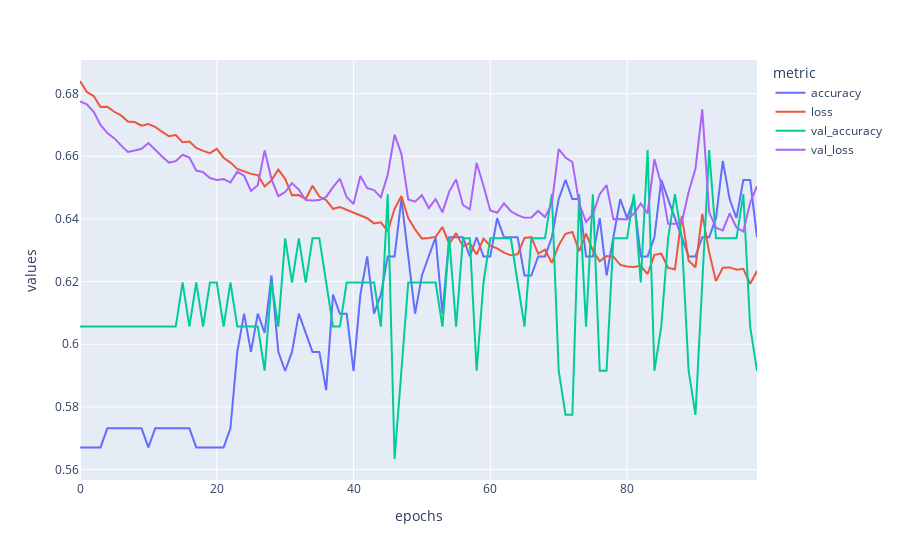

The cell this chart's notebook holds for it:
### Code cell
ico_training.train_network(loss='binary_crossentropy', 
                      optimizer='adam',
                      metrics=['accuracy'] ,
                      epochs=100,
                      verbose=0, 
                      batch_size=32,
                      callback=earlystop)

ico_training.plot_training()

### Figure 1 — Plotly figure (JSON) as saved in the notebook; plotly's stock layout.template omitted (floating-point values rounded to 4 significant figures)
{"data": [{"hovertemplate": "<b>%{hovertext}</b><br><br>metric=accuracy<br>epochs=%{x}<br>values=%{y}<extra></extra>", "hovertext": ["accuracy", "accuracy", "accuracy", "accuracy", "accuracy", "accuracy", "accuracy", "accuracy", "accuracy", "accuracy", "accuracy", "accuracy", "accuracy", "accuracy", "accuracy", "accuracy", "accuracy", "accuracy", "accuracy", "accuracy", "accuracy", "accuracy", "accuracy", "accuracy", "accuracy", "accuracy", "accuracy", "accuracy", "accuracy", "accuracy", "accuracy", "accuracy", "accuracy", "accuracy", "accuracy", "accuracy", "accuracy", "accuracy", "accuracy", "accuracy", "accuracy", "accuracy", "accuracy", "accuracy", "accuracy", "accuracy", "accuracy", "accuracy", "accuracy", "accuracy", "accuracy", "accuracy", "accuracy", "accuracy", "accuracy", "accuracy", "accuracy", "accuracy", "accuracy", "accuracy", "accuracy", "accuracy", "accuracy", "accuracy", "accuracy", "accuracy", "accuracy", "accuracy", "accuracy", "accuracy", "accuracy", "accuracy", "accuracy", "accuracy", "accuracy", "accuracy", "accuracy", "accuracy", "accuracy", "accuracy", "accuracy", "accuracy", "accuracy", "accuracy", "accuracy", "accuracy", "accuracy", "accuracy", "accuracy", "accuracy", "accuracy", "accuracy", "accuracy", "accuracy", "accuracy", "accuracy", "accuracy", "accuracy", "accuracy", "accuracy"], "legendgroup": "accuracy", "line": {"color": "#636efa", "dash": "solid"}, "mode": "lines", "name": "accuracy", "orientation": "v", "showlegend": true, "type": "scatter", "x": [0, 1, 2, 3, 4, 5, 6, 7, 8, 9, 10, 11, 12, 13, 14, 15, 16, 17, 18, 19, 20, 21, 22, 23, 24, 25, 26, 27, 28, 29, 30, 31, 32, 33, 34, 35, 36, 37, 38, 39, 40, 41, 42, 43, 44, 45, 46, 47, 48, 49, 50, 51, 52, 53, 54, 55, 56, 57, 58, 59, 60, 61, 62, 63, 64, 65, 66, 67, 68, 69, 70, 71, 72, 73, 74, 75, 76, 77, 78, 79, 80, 81, 82, 83, 84, 85, 86, 87, 88, 89, 90, 91, 92, 93, 94, 95, 96, 97, 98, 99], "xaxis": "x", "y": [0.5671, 0.5671, 0.5671, 0.5671, 0.5732, 0.5732, 0.5732, 0.5732, 0.5732, 0.5732, 0.5671, 0.5732, 0.5732, 0.5732, 0.5732, 0.5732, 0.5732, 0.5671, 0.5671, 0.5671, 0.5671, 0.5671, 0.5732, 0.5976, 0.6098, 0.5976, 0.6098, 0.6037, 0.622, 0.5976, 0.5915, 0.5976, 0.6098, 0.6037, 0.5976, 0.5976, 0.5854, 0.6159, 0.6098, 0.6098, 0.5915, 0.6159, 0.628, 0.6098, 0.6159, 0.628, 0.628, 0.6463, 0.628, 0.6098, 0.622, 0.628, 0.6341, 0.6098, 0.6341, 0.6341, 0.6341, 0.628, 0.6341, 0.628, 0.628, 0.6402, 0.6341, 0.6341, 0.6341, 0.622, 0.622, 0.628, 0.628, 0.6341, 0.6463, 0.6524, 0.6463, 0.6463, 0.628, 0.628, 0.6402, 0.622, 0.6341, 0.6463, 0.6402, 0.6463, 0.628, 0.628, 0.6341, 0.6524, 0.6463, 0.6402, 0.6341, 0.628, 0.628, 0.6341, 0.6341, 0.6402, 0.6585, 0.6463, 0.6402, 0.6524, 0.6524, 0.6341], "yaxis": "y"}, {"hovertemplate": "<b>%{hovertext}</b><br><br>metric=loss<br>epochs=%{x}<br>values=%{y}<extra></extra>", "hovertext": ["loss", "loss", "loss", "loss", "loss", "loss", "loss", "loss", "loss", "loss", "loss", "loss", "loss", "loss", "loss", "loss", "loss", "loss", "loss", "loss", "loss", "loss", "loss", "loss", "loss", "loss", "loss", "loss", "loss", "loss", "loss", "loss", "loss", "loss", "loss", "loss", "loss", "loss", "loss", "loss", "loss", "loss", "loss", "loss", "loss", "loss", "loss", "loss", "loss", "loss", "loss", "loss", "loss", "loss", "loss", "loss", "loss", "loss", "loss", "loss", "loss", "loss", "loss", "loss", "loss", "loss", "loss", "loss", "loss", "loss", "loss", "loss", "loss", "loss", "loss", "loss", "loss", "loss", "loss", "loss", "loss", "loss", "loss", "loss", "loss", "loss", "loss", "loss", "loss", "loss", "loss", "loss", "loss", "loss", "loss", "loss", "loss", "loss", "loss", "loss"], "legendgroup": "loss", "line": {"color": "#EF553B", "dash": "solid"}, "mode": "lines", "name": "loss", "orientation": "v", "showlegend": true, "type": "scatter", "x": [0, 1, 2, 3, 4, 5, 6, 7, 8, 9, 10, 11, 12, 13, 14, 15, 16, 17, 18, 19, 20, 21, 22, 23, 24, 25, 26, 27, 28, 29, 30, 31, 32, 33, 34, 35, 36, 37, 38, 39, 40, 41, 42, 43, 44, 45, 46, 47, 48, 49, 50, 51, 52, 53, 54, 55, 56, 57, 58, 59, 60, 61, 62, 63, 64, 65, 66, 67, 68, 69, 70, 71, 72, 73, 74, 75, 76, 77, 78, 79, 80, 81, 82, 83, 84, 85, 86, 87, 88, 89, 90, 91, 92, 93, 94, 95, 96, 97, 98, 99], "xaxis": "x", "y": [0.684, 0.6805, 0.6792, 0.6758, 0.6758, 0.6742, 0.673, 0.6711, 0.6709, 0.6698, 0.6703, 0.6694, 0.6678, 0.6664, 0.6668, 0.6645, 0.6647, 0.6626, 0.6617, 0.661, 0.6624, 0.6595, 0.658, 0.656, 0.6552, 0.6544, 0.654, 0.6503, 0.6523, 0.6557, 0.6528, 0.6475, 0.6476, 0.6463, 0.6506, 0.6471, 0.646, 0.6432, 0.6438, 0.6429, 0.642, 0.641, 0.6402, 0.6386, 0.6389, 0.6361, 0.6432, 0.6473, 0.6403, 0.6367, 0.6337, 0.6339, 0.6343, 0.6374, 0.632, 0.6355, 0.6313, 0.6323, 0.6286, 0.6337, 0.6314, 0.6306, 0.6292, 0.6284, 0.6287, 0.6339, 0.6342, 0.6289, 0.6302, 0.626, 0.6316, 0.6353, 0.6358, 0.6297, 0.6353, 0.6299, 0.6265, 0.6281, 0.6279, 0.6253, 0.6248, 0.6247, 0.625, 0.6224, 0.6285, 0.6289, 0.6244, 0.6239, 0.641, 0.6267, 0.6246, 0.6416, 0.6294, 0.6202, 0.6244, 0.6245, 0.6238, 0.6241, 0.6193, 0.6234], "yaxis": "y"}, {"hovertemplate": "<b>%{hovertext}</b><br><br>metric=val_accuracy<br>epochs=%{x}<br>values=%{y}<extra></extra>", "hovertext": ["val_accuracy", "val_accuracy", "val_accuracy", "val_accuracy", "val_accuracy", "val_accuracy", "val_accuracy", "val_accuracy", "val_accuracy", "val_accuracy", "val_accuracy", "val_accuracy", "val_accuracy", "val_accuracy", "val_accuracy", "val_accuracy", "val_accuracy", "val_accuracy", "val_accuracy", "val_accuracy", "val_accuracy", "val_accuracy", "val_accuracy", "val_accuracy", "val_accuracy", "val_accuracy", "val_accuracy", "val_accuracy", "val_accuracy", "val_accuracy", "val_accuracy", "val_accuracy", "val_accuracy", "val_accuracy", "val_accuracy", "val_accuracy", "val_accuracy", "val_accuracy", "val_accuracy", "val_accuracy", "val_accuracy", "val_accuracy", "val_accuracy", "val_accuracy", "val_accuracy", "val_accuracy", "val_accuracy", "val_accuracy", "val_accuracy", "val_accuracy", "val_accuracy", "val_accuracy", "val_accuracy", "val_accuracy", "val_accuracy", "val_accuracy", "val_accuracy", "val_accuracy", "val_accuracy", "val_accuracy", "val_accuracy", "val_accuracy", "val_accuracy", "val_accuracy", "val_accuracy", "val_accuracy", "val_accuracy", "val_accuracy", "val_accuracy", "val_accuracy", "val_accuracy", "val_accuracy", "val_accuracy", "val_accuracy", "val_accuracy", "val_accuracy", "val_accuracy", "val_accuracy", "val_accuracy", "val_accuracy", "val_accuracy", "val_accuracy", "val_accuracy", "val_accuracy", "val_accuracy", "val_accuracy", "val_accuracy", "val_accuracy", "val_accuracy", "val_accuracy", "val_accuracy", "val_accuracy", "val_accuracy", "val_accuracy", "val_accuracy", "val_accuracy", "val_accuracy", "val_accuracy", "val_accuracy", "val_accuracy"], "legendgroup": "val_accuracy", "line": {"color": "#00cc96", "dash": "solid"}, "mode": "lines", "name": "val_accuracy", "orientation": "v", "showlegend": true, "type": "scatter", "x": [0, 1, 2, 3, 4, 5, 6, 7, 8, 9, 10, 11, 12, 13, 14, 15, 16, 17, 18, 19, 20, 21, 22, 23, 24, 25, 26, 27, 28, 29, 30, 31, 32, 33, 34, 35, 36, 37, 38, 39, 40, 41, 42, 43, 44, 45, 46, 47, 48, 49, 50, 51, 52, 53, 54, 55, 56, 57, 58, 59, 60, 61, 62, 63, 64, 65, 66, 67, 68, 69, 70, 71, 72, 73, 74, 75, 76, 77, 78, 79, 80, 81, 82, 83, 84, 85, 86, 87, 88, 89, 90, 91, 92, 93, 94, 95, 96, 97, 98, 99], "xaxis": "x", "y": [0.6056, 0.6056, 0.6056, 0.6056, 0.6056, 0.6056, 0.6056, 0.6056, 0.6056, 0.6056, 0.6056, 0.6056, 0.6056, 0.6056, 0.6056, 0.6197, 0.6056, 0.6197, 0.6056, 0.6197, 0.6197, 0.6056, 0.6197, 0.6056, 0.6056, 0.6056, 0.6056, 0.5915, 0.6197, 0.6056, 0.6338, 0.6197, 0.6338, 0.6197, 0.6338, 0.6338, 0.6197, 0.6056, 0.6056, 0.6197, 0.6197, 0.6197, 0.6197, 0.6197, 0.6056, 0.6479, 0.5634, 0.5915, 0.6197, 0.6197, 0.6197, 0.6197, 0.6197, 0.6056, 0.6338, 0.6056, 0.6338, 0.6338, 0.5915, 0.6197, 0.6338, 0.6338, 0.6338, 0.6338, 0.6197, 0.6056, 0.6338, 0.6338, 0.6338, 0.6479, 0.5915, 0.5775, 0.5775, 0.6479, 0.6056, 0.6479, 0.5915, 0.5915, 0.6338, 0.6338, 0.6338, 0.6479, 0.6197, 0.662, 0.5915, 0.6056, 0.6338, 0.6479, 0.6338, 0.5915, 0.5775, 0.6197, 0.662, 0.6338, 0.6338, 0.6338, 0.6338, 0.6479, 0.6056, 0.5915], "yaxis": "y"}, {"hovertemplate": "<b>%{hovertext}</b><br><br>metric=val_loss<br>epochs=%{x}<br>values=%{y}<extra></extra>", "hovertext": ["val_loss", "val_loss", "val_loss", "val_loss", "val_loss", "val_loss", "val_loss", "val_loss", "val_loss", "val_loss", "val_loss", "val_loss", "val_loss", "val_loss", "val_loss", "val_loss", "val_loss", "val_loss", "val_loss", "val_loss", "val_loss", "val_loss", "val_loss", "val_loss", "val_loss", "val_loss", "val_loss", "val_loss", "val_loss", "val_loss", "val_loss", "val_loss", "val_loss", "val_loss", "val_loss", "val_loss", "val_loss", "val_loss", "val_loss", "val_loss", "val_loss", "val_loss", "val_loss", "val_loss", "val_loss", "val_loss", "val_loss", "val_loss", "val_loss", "val_loss", "val_loss", "val_loss", "val_loss", "val_loss", "val_loss", "val_loss", "val_loss", "val_loss", "val_loss", "val_loss", "val_loss", "val_loss", "val_loss", "val_loss", "val_loss", "val_loss", "val_loss", "val_loss", "val_loss", "val_loss", "val_loss", "val_loss", "val_loss", "val_loss", "val_loss", "val_loss", "val_loss", "val_loss", "val_loss", "val_loss", "val_loss", "val_loss", "val_loss", "val_loss", "val_loss", "val_loss", "val_loss", "val_loss", "val_loss", "val_loss", "val_loss", "val_loss", "val_loss", "val_loss", "val_loss", "val_loss", "val_loss", "val_loss", "val_loss", "val_loss"], "legendgroup": "val_loss", "line": {"color": "#ab63fa", "dash": "solid"}, "mode": "lines", "name": "val_loss", "orientation": "v", "showlegend": true, "type": "scatter", "x": [0, 1, 2, 3, 4, 5, 6, 7, 8, 9, 10, 11, 12, 13, 14, 15, 16, 17, 18, 19, 20, 21, 22, 23, 24, 25, 26, 27, 28, 29, 30, 31, 32, 33, 34, 35, 36, 37, 38, 39, 40, 41, 42, 43, 44, 45, 46, 47, 48, 49, 50, 51, 52, 53, 54, 55, 56, 57, 58, 59, 60, 61, 62, 63, 64, 65, 66, 67, 68, 69, 70, 71, 72, 73, 74, 75, 76, 77, 78, 79, 80, 81, 82, 83, 84, 85, 86, 87, 88, 89, 90, 91, 92, 93, 94, 95, 96, 97, 98, 99], "xaxis": "x", "y": [0.6775, 0.6766, 0.6742, 0.67, 0.6674, 0.6658, 0.6635, 0.6614, 0.6618, 0.6624, 0.6642, 0.662, 0.6599, 0.658, 0.6584, 0.6605, 0.6596, 0.6554, 0.6549, 0.653, 0.6524, 0.6527, 0.6516, 0.6551, 0.6538, 0.6489, 0.6507, 0.6619, 0.6527, 0.6472, 0.6486, 0.6514, 0.6493, 0.646, 0.6459, 0.646, 0.647, 0.6502, 0.6528, 0.647, 0.6448, 0.6537, 0.6498, 0.6492, 0.6469, 0.6541, 0.6669, 0.6608, 0.6462, 0.6455, 0.6476, 0.6435, 0.6463, 0.6421, 0.6488, 0.6526, 0.6445, 0.6431, 0.6579, 0.6506, 0.6427, 0.642, 0.645, 0.6424, 0.6412, 0.6403, 0.6405, 0.6426, 0.6406, 0.6449, 0.6622, 0.6596, 0.6582, 0.6449, 0.6391, 0.6415, 0.6479, 0.6508, 0.6399, 0.64, 0.6398, 0.6417, 0.6449, 0.6418, 0.6591, 0.651, 0.6384, 0.6385, 0.6389, 0.6486, 0.656, 0.6749, 0.6422, 0.6372, 0.6363, 0.6418, 0.6372, 0.636, 0.6451, 0.6505], "yaxis": "y"}], "layout": {"autosize": true, "legend": {"title": {"text": "metric"}, "tracegroupgap": 0}, "margin": {"t": 60}, "xaxis": {"anchor": "y", "autorange": true, "domain": [0, 1], "range": [0, 99], "title": {"text": "epochs"}, "type": "linear"}, "yaxis": {"anchor": "x", "autorange": true, "domain": [0, 1], "range": [0.5567, 0.6907], "title": {"text": "values"}, "type": "linear"}}}
